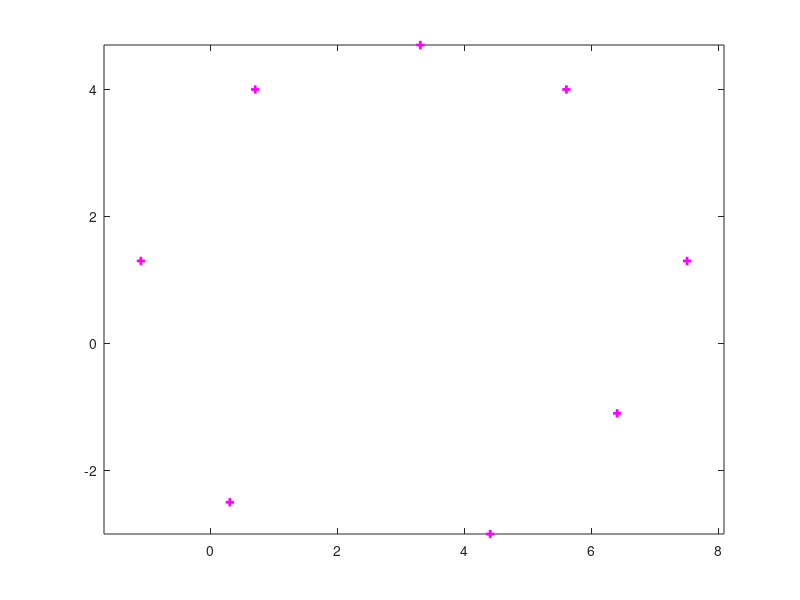

Reproduce this figure in MATLAB. (Note: this script raises an error after producing the figure.)
function plot_circ_fit ()
close all; tic;
% data:
x = [0.7; 3.3; 5.6; 7.5; 6.4; 4.4; 0.3; -1.1];
y = [4; 4.7; 4; 1.3; -1.1; -3; -2.5; 1.3];
% test data with known center and radius + perturbation:
%  mtest = [2,1];  rtest = 2;  angs = 2*pi*rand(10,1);
%  x = mtest(1) + rtest*cos(angs)+0.3*randn(size(angs));
%  y = mtest(2) + rtest*sin(angs)+0.3*randn(size(angs));

% initial guess
r0 = 1;
m0 = [mean(x), mean(y)];

figure; 
plot(x,y,'m+', 'linewidth',2);
axis equal; hold on;

[m2, r2, err_GN] = circ_geo_fit_gauss(x, y, m0, r0);
draw_circle(m2, r2, 'g--');

[m3, r3, err_DN] = circ_geo_fit_newton(x, y, m0, r0);
draw_circle(m3, r3, 'r-.');

% print the centers and the radii
centers_and_radii = [m2,m3;r2,r3]

% plot the centers of the circles:
plot(m2(1), m2(2), 'g+', m3(1), m3(2), 'r+');
legend('data', 'Gauss-Newton', 'Newton', 'location', 'so');

print -depsc2 'circlefits.eps';

figure;
% plot convergence:
semilogy(1:length(err_GN), err_GN, 'bo-',...
    1:length(err_DN), err_DN, 'ro-', 'linewidth',2)
xlabel('iteration step');  ylabel('error of estimate (max norm)');
legend('Gauss-Newton','Newton');

print -depsc2 'circfitcvg.eps';
end

function draw_circle(C,r,s)
% plot the circle given by the center C = [c1 c2]
% and the radius r in the color s.
theta = (0:0.02:2)*pi;
plot(C(1)+r*cos(theta), C(2)+r*sin(theta), s, 'linewidth',2);
end
